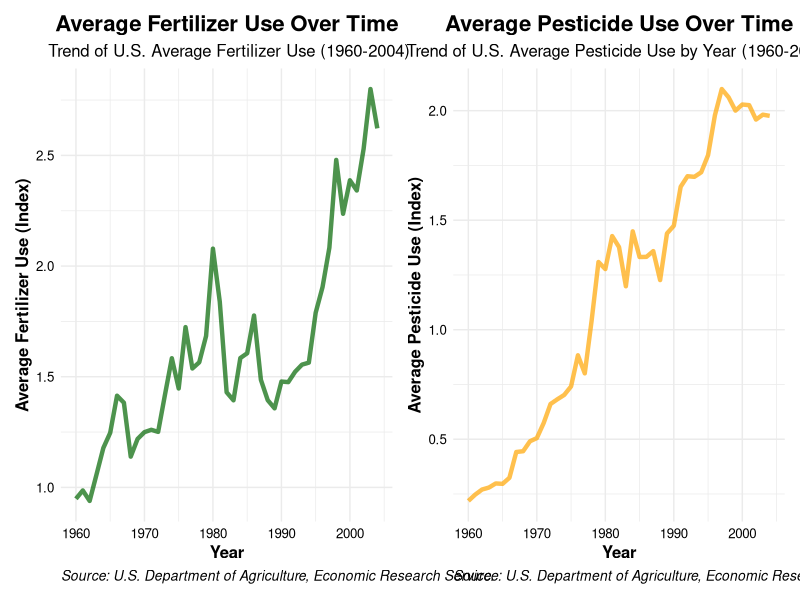
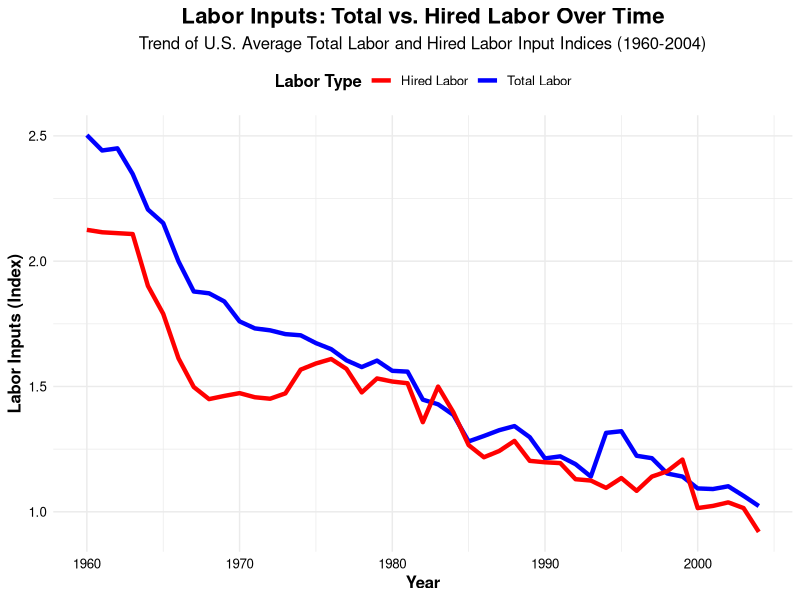
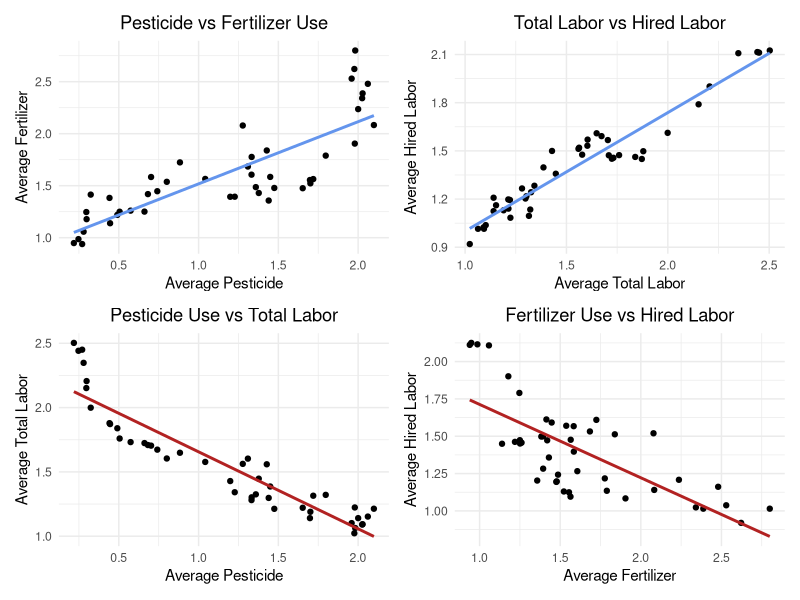
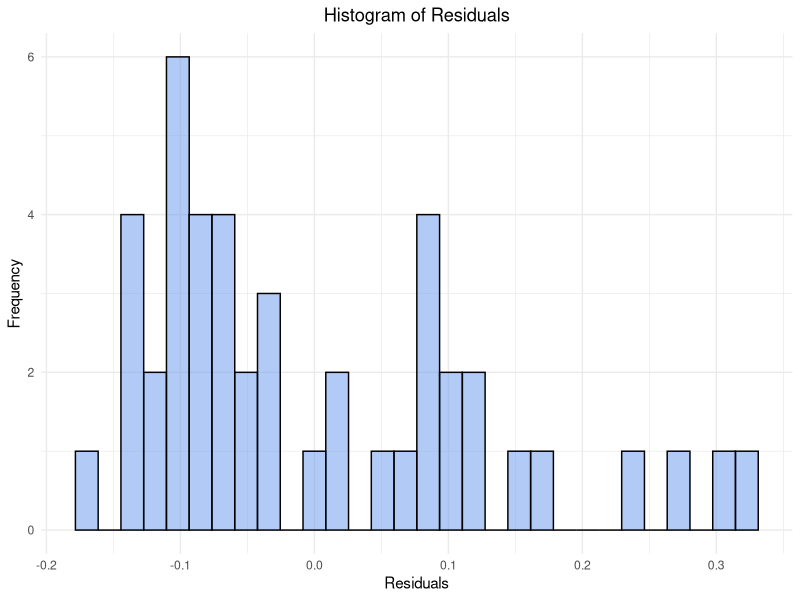
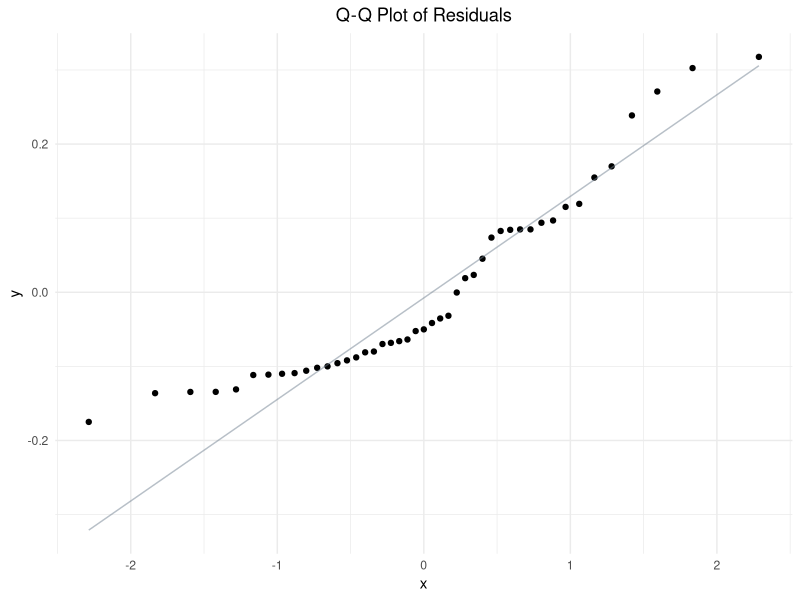
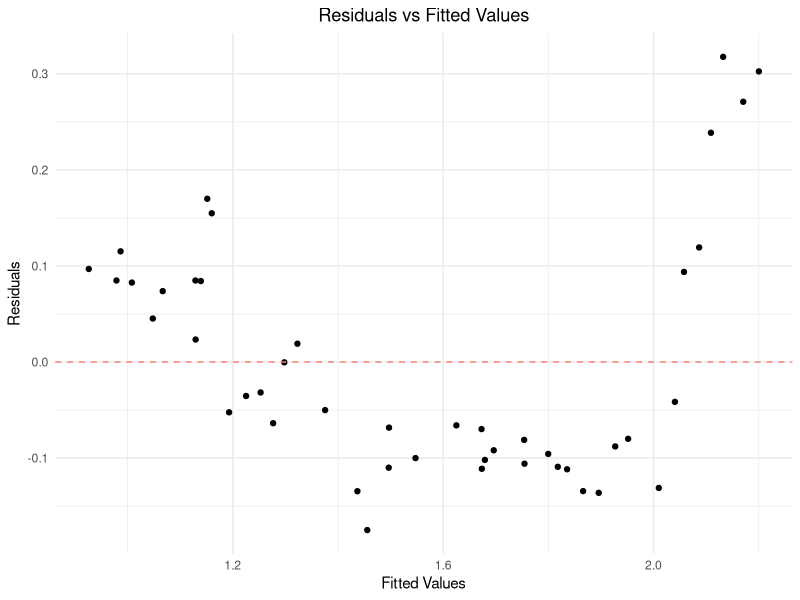
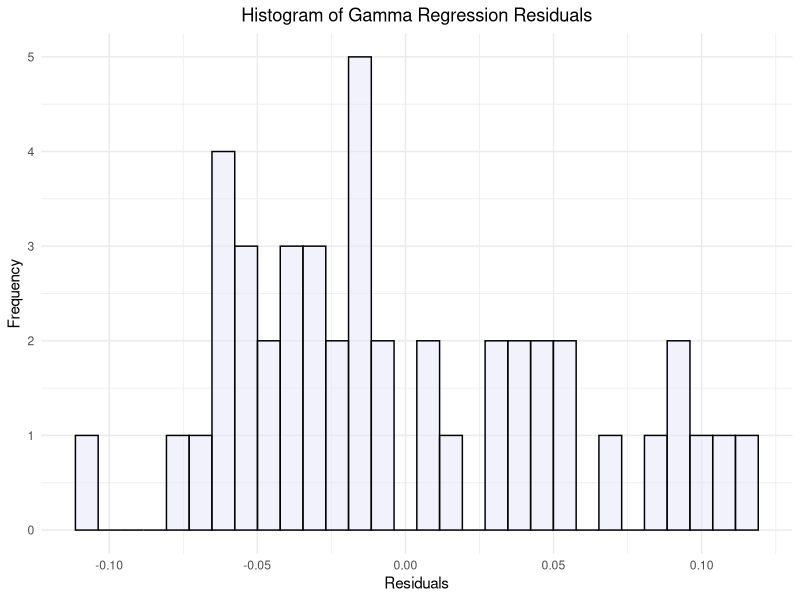
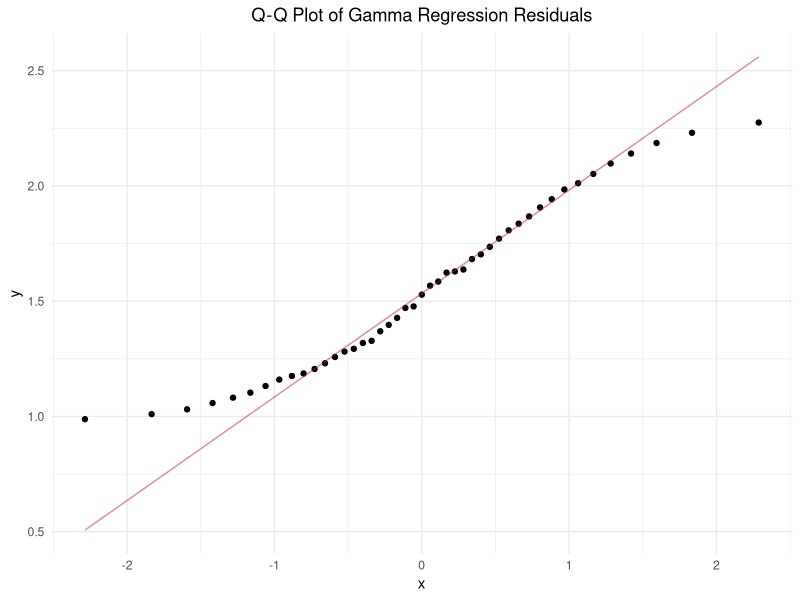

Recreate these plots in R, in order.
## ---- chunk 1
# Load necessary libraries
library(tidyverse)
library(tidyr)
library(here)
library(readxl)
library(patchwork)
library(knitr)
library(kableExtra)
library(gridExtra)
## ---- chunk 2
# Read in pesticide data
pesticide <- read_excel(here("blog_posts/stats-project/data/pesticide_consumption_state.xls"), skip = 5, range = "A6:AW53")

# Remove rows that are entirely blank
pesticide_clean <- pesticide[rowSums(is.na(pesticide)) < ncol(pesticide), ]

pesticide_tidy <- pesticide_clean %>%
  pivot_longer(cols = -Year, # Pivot all columns except Year
               names_to = "state", # Create a new column for each state 
               values_to = "pesticide") %>% # The index values 
  group_by(Year) %>%
  mutate(avg_pesticide = mean(pesticide)) %>%  # Create a new column for mean use (National average)
  ungroup() %>%
  distinct(Year, .keep_all = TRUE) %>% # Remove duplicate rows by year
  select(Year, avg_pesticide)  # Keep only 'Year' and 'us_avg_pesticide'
## ---- chunk 3
# Read in fertilizer data
fertilizer <- read_excel(here("blog_posts/stats-project/data/fertilizer_consumption_state.xls"), skip = 5, range = "A6:AW53")

# Remove rows that are entirely blank
fertilizer_clean <- fertilizer[rowSums(is.na(fertilizer)) < ncol(fertilizer), ]

fertilizer_tidy <- fertilizer_clean %>%
  pivot_longer(cols = -Year, # Pivot all columns except Year
               names_to = "state",# Create a new column for each state
               values_to = "fertilizer") %>% # The index values 
  group_by(Year) %>%
  mutate(avg_fertilizer = mean(fertilizer)) %>%  # Create a new column for mean use (National average)
  ungroup() %>%
  distinct(Year, .keep_all = TRUE) %>% # Remove duplicate rows by year
  select(Year, avg_fertilizer)  # Keep only 'Year' and 'avg_fertilizer'
## ---- chunk 4
# Read in labor data
labor <- read_csv(here("blog_posts/stats-project/data/labor_etc.csv"))

# Filter rows in the 'labor' data frame where any column contains the word "labor"
filtered_labor <- labor[apply(labor, 1, function(row) any(grepl("labor", row, ignore.case = TRUE))), ]

# Pivot the data so that each attribute becomes its own column
labor_clean <- filtered_labor %>%
  pivot_wider(
    names_from = Attribute, # The column to spread into multiple columns
    values_from = Value # The column to use as the values for each new column
  )

# Subset the labor data to keep only total labor index and hired labor index
labor_tidy <- labor_clean[, c("Labor inputs: Total", "Labor inputs: Hired labor", "Year"), drop = FALSE] %>%
  select("Year", "Labor inputs: Total", "Labor inputs: Hired labor") %>%
   filter(Year >= 1960) %>%  # Filter for our area of interest
  rename(
    avg_total_labor = "Labor inputs: Total", # Rename the column for total labor
    avg_hired_labor = "Labor inputs: Hired labor" # Rename the column for hired labor
  )

## ---- chunk 5
# Merge the pesticide_tidy, fertilizer_tidy, and labor_tidy dataframes by the 'Year' column
combined_tidy <- left_join(pesticide_tidy, fertilizer_tidy, by = "Year") %>%
  left_join(labor_tidy, by = "Year")

# Add a column for the time difference between each year and the previous year
combined_tidy <- combined_tidy %>%
  mutate(years_elapsed = Year - min(Year))
## ---- chunk 6
# View the updated dataframe
head(combined_tidy)
## ---- chunk 7
# Plot the trend of pesticide use over time
pest_trend_plot <- ggplot(combined_tidy, aes(x = Year, y = avg_pesticide)) +
  geom_line(color = "orange", size = 1.5, alpha = 0.7) +  # Add color, size, and transparency
  labs(
    title = "Average Pesticide Use Over Time",
    subtitle = "Trend of U.S. Average Pesticide Use by Year (1960-2004)",
    x = "Year",
    y = "Average Pesticide Use (Index)",
    caption = "Source: U.S. Department of Agriculture, Economic Research Service. "  # Caption for data source
  ) +
  theme_minimal() +  # Clean background
  theme(
    text = element_text(size = 12),  # Set base font size
    axis.title = element_text(face = "bold"),  # Bold axis titles
    axis.text = element_text(color = "black"),  # Color for axis labels
    plot.title = element_text(hjust = 0.5, size = 16, face = "bold"),  # Centered title with larger font
    plot.subtitle = element_text(hjust = 0.5, size = 12),  # Centered subtitle
    plot.caption = element_text(hjust = 0, size = 10, face = "italic")  # Caption style
  )

# Plot the trend of pesticide use over time
fert_trend_plot <- ggplot(combined_tidy, aes(x = Year, y = avg_fertilizer)) +
  geom_line(color = "darkgreen", size = 1.5, alpha = 0.7) +  # Add color, size, and transparency
  labs(
    title = "Average Fertilizer Use Over Time",
    subtitle = " Trend of U.S. Average Fertilizer Use (1960-2004)",
    x = "Year",
    y = "Average Fertilizer Use (Index)",
    caption = "Source: U.S. Department of Agriculture, Economic Research Service. "  # Caption for data source
  ) +
  theme_minimal() +  # Clean background
  theme(
    text = element_text(size = 12),  # Set base font size
    axis.title = element_text(face = "bold"),  # Bold axis titles
    axis.text = element_text(color = "black"),  # Color for axis labels
    plot.title = element_text(hjust = 0.5, size = 16, face = "bold"),  # Centered title with larger font
    plot.subtitle = element_text(hjust = 0.5, size = 12),  # Centered subtitle
    plot.caption = element_text(hjust = 0, size = 10, face = "italic")  # Caption style
  )

# Display graphs next to each other
fert_trend_plot + pest_trend_plot + plot_layout(ncol = 2)
## ---- chunk 8
# Plot the trend of labor needs over time
ggplot(combined_tidy, aes(x = Year)) +
  geom_line(aes(y = avg_total_labor, color = "Total Labor"), size = 1.5) +  
  geom_line(aes(y = avg_hired_labor, color = "Hired Labor"), size = 1.5) + 
  scale_color_manual(values = c("Total Labor" = "blue", "Hired Labor" = "red")) +  
  labs(
    title = "Labor Inputs: Total vs. Hired Labor Over Time",
    subtitle = "Trend of U.S. Average Total Labor and Hired Labor Input Indices (1960-2004)",
    x = "Year",
    y = "Labor Inputs (Index)",
    color = "Labor Type"  # Legend title
  ) +
  theme_minimal() +  # Clean theme
  theme(
    text = element_text(size = 12),  # Set base font size
    axis.title = element_text(face = "bold"),  # Bold axis titles
    axis.text = element_text(color = "black"),  # Axis labels color
    legend.title = element_text(face = "bold"),  # Bold legend title
    legend.position = "top",  # Position the legend at the top
    plot.title = element_text(hjust = 0.5, size = 16, face = "bold"),  # Centered plot title with larger font size
    plot.subtitle = element_text(hjust = 0.5, size = 12)  # Centered subtitle
  )
## ---- chunk 9
# Calculate the correlation matrix
cor_matrix <- cor(combined_tidy[, c("avg_pesticide", "avg_fertilizer", "avg_total_labor", "avg_hired_labor", "years_elapsed")])

# Convert the correlation matrix into a data frame for better table formatting
cor_df <- as.data.frame(cor_matrix)

# Use kable() to display the correlation matrix as a table
kable(cor_df, digits = 2, caption = "Correlation Matrix of Agricultural Inputs & Labor Categories (r)") %>% 
 kable_styling(bootstrap_options = "striped", full_width = FALSE, position = "center") %>%
  column_spec(1:6, background = "white")


## ---- chunk 10

#  Pesticide vs Fertilizer Use
cor_plot1 <- ggplot(combined_tidy, aes(x = avg_pesticide, y = avg_fertilizer)) +
  geom_point() +
  geom_smooth(method = "lm", se = FALSE, color = "cornflowerblue") + # Line of best fit
  labs(title = "Pesticide vs Fertilizer Use", x = "Average Pesticide", y = "Average Fertilizer") +
  theme_minimal() +
  theme(plot.title = element_text(hjust = 0.5))

# Total Labor vs Hired Labor
cor_plot2 <- ggplot(combined_tidy, aes(x = avg_total_labor, y = avg_hired_labor)) +
  geom_point() +
  geom_smooth(method = "lm", se = FALSE, color = "cornflowerblue") + # Line of best fit
  labs(title = "Total Labor vs Hired Labor", x = "Average Total Labor", y = "Average Hired Labor") +
  theme_minimal() +
  theme(plot.title = element_text(hjust = 0.5))

# Pesticide Use vs Total Labor
cor_plot3 <- ggplot(combined_tidy, aes(x = avg_pesticide, y = avg_total_labor)) +
  geom_point() +
  geom_smooth(method = "lm", se = FALSE, color = "firebrick") + # Line of best fit
  labs(title = "Pesticide Use vs Total Labor", x = "Average Pesticide", y = "Average Total Labor") +
  theme_minimal() +
  theme(plot.title = element_text(hjust = 0.5))

# Fertilizer Use vs Hired Labor
cor_plot4 <- ggplot(combined_tidy, aes(x = avg_fertilizer, y = avg_hired_labor)) +
  geom_point() +
  geom_smooth(method = "lm", se = FALSE, color = "firebrick") + # Line of best fit
  labs(title = "Fertilizer Use vs Hired Labor", x = "Average Fertilizer", y = "Average Hired Labor") +
  theme_minimal() +
  theme(plot.title = element_text(hjust = 0.5))

# Arrange all plots in a 2x2 grid
cor_plot1 + cor_plot2 + cor_plot3 + cor_plot4 + plot_layout(ncol = 2)

## ---- chunk 11
# Make a multi linear regression model predicting total labor
total_labor_model <- lm(avg_total_labor ~ avg_pesticide + avg_fertilizer + years_elapsed, data = combined_tidy)

# Get the summary of the model to interpret the coefficients
total_model_sum <- summary(total_labor_model)
## ---- chunk 12
# A separate model predicting avg_total_labor using only avg_hired_labor
hired_labor_model <- lm(avg_hired_labor ~ avg_pesticide + avg_fertilizer + years_elapsed, data = combined_tidy)

# Get the summary of the model to interpret the coefficients
hired_model_sum <- summary(hired_labor_model)
## ---- chunk 13
# Extract the summaries for both models
total_labor_summary <- summary(total_labor_model)$coefficients
hired_labor_summary <- summary(hired_labor_model)$coefficients

# Convert to data frames for easier manipulation
total_labor_df <- as.data.frame(total_labor_summary)
colnames(total_labor_df) <- c("Estimate", "Std. Error", "t value", "p-value")
total_labor_df$Variable <- rownames(total_labor_df)
total_labor_df$Model <- "Total Labor"

hired_labor_df <- as.data.frame(hired_labor_summary)
colnames(hired_labor_df) <- c("Estimate", "Std. Error", "t value", "p-value")
hired_labor_df$Variable <- rownames(hired_labor_df)
hired_labor_df$Model <- "Hired Labor"

# Remove row names (index) by resetting the row names to NULL
rownames(total_labor_df) <- NULL
rownames(hired_labor_df) <- NULL

# Print the tables separately
total_labor_table <- kable(total_labor_df[, c("Variable", "Estimate", "Std. Error", "t value", "p-value")],
                           digits = 3, 
                           caption = "Regression Coefficients for Total Labor Model")  %>% 
 kable_styling(bootstrap_options = "striped", full_width = FALSE, position = "center") %>%
  column_spec(1:5, background = "white")

hired_labor_table <- kable(hired_labor_df[, c("Variable", "Estimate", "Std. Error", "t value", "p-value")],
                            digits = 3,
                            caption = "Regression Coefficients for Hired Labor Model")  %>% 
 kable_styling(bootstrap_options = "striped", full_width = FALSE, position = "center") %>%
  column_spec(1:5, background = "white")


totalR2 <- total_model_sum$r.squared
hiredR2 <- hired_model_sum$r.squared

# Print the tables and R^2
total_labor_table

print(paste0("The R^2 for our total labor model is ", round(totalR2, 2), "."))

hired_labor_table

print(paste0("The R^2 for our hired labor model is ", round(hiredR2, 2), "."))
## ---- chunk 14
# Extract residuals
residuals <- total_labor_model$residuals

# Plot a histogram of residuals to check normality
ggplot(data.frame(residuals), aes(x = residuals)) +
  geom_histogram(bins = 30, fill = "cornflowerblue", color = "black", alpha = 0.5) +
  labs(title = "Histogram of Residuals", x = "Residuals", y = "Frequency") +
  theme_minimal()  +
  theme(plot.title = element_text(hjust = 0.5))  # Center the title

## ---- chunk 15
# Make a Q-Q plot to check normality
ggplot(data.frame(residuals), aes(sample = residuals)) +
  stat_qq() +
  stat_qq_line(color = "slategray", alpha = 0.5) +
  labs(title = "Q-Q Plot of Residuals") +
  theme_minimal()  +
  theme(plot.title = element_text(hjust = 0.5))  # Center the title

## ---- chunk 16
# Calculate fitted values and residuals
fitted_values <- fitted(total_labor_model)
residual_values <- residuals(total_labor_model)

# Create a data frame 
residuals_df <- data.frame(Fitted = fitted_values, Residuals = residual_values)

# Create the plot
ggplot(residuals_df, aes(x = Fitted, y = Residuals)) +
  geom_point() +
  geom_hline(yintercept = 0, color = "salmon", linetype = "dashed") +
  labs(x = "Fitted Values", y = "Residuals", title = "Residuals vs Fitted Values") +
  theme_minimal() +
  theme(plot.title = element_text(hjust = 0.5))  # Center the title
## ---- chunk 17
# Make a Gamma regression model for labor in relation to pesticide and years elapsed
labor_glm <- glm(avg_total_labor ~ avg_pesticide + years_elapsed, 
                   family = Gamma(link = "log"), # Gamma distribution is used for modeling continuous, positive-valued data
                   data = combined_tidy)
## ---- chunk 18
# Extract the summaries for the model
labor_glm_summary <- summary(labor_glm)$coefficients

# Convert to data frames for easier manipulation
labor_glm_df <- as.data.frame(labor_glm_summary)

# Populate the data frame with the variable names and their corresponding values
colnames(labor_glm_df) <- c("Estimate", "Std. Error", "t value", "p-value")
labor_glm_df$Variable <- rownames(labor_glm_df)
labor_glm_df$Model <- "Gamma Labor"

# Remove row names (index) by resetting the row names to NULL
rownames(labor_glm_df) <- NULL

labor_glm_table <- kable(labor_glm_df[, c("Variable", "Estimate", "Std. Error", "t value", "p-value")],
                            digits = 3,
                            caption = "Regression Coefficients for Labor Gamma Regression Model") %>% 
 kable_styling(bootstrap_options = "striped", full_width = FALSE, position = "center") %>%
  column_spec(1:5, background = "white")

labor_glm_table
## ---- chunk 19
# Generate predictions and residuals for avg_total_labor using the gamma model
combined_glm <- combined_tidy %>%
  mutate(predicted_labor = predict(labor_glm, type = "response")) %>% 
  mutate(residuals_glm = residuals.glm(labor_glm))


# Plot a histogram of gamma residuals to check normality
glm_hist_plot <- ggplot(combined_glm, aes(x = residuals_glm)) +
  geom_histogram(bins = 30, fill = "lavender", color = "black", alpha = 0.5) +
  labs(title = "Histogram of Gamma Regression Residuals", x = "Residuals", y = "Frequency") +
  theme_minimal()  +
  theme(plot.title = element_text(hjust = 0.5))  # Center the title


# Make a Q-Q plot to check normality
glm_qq_plot <- ggplot(combined_glm, aes(sample = predicted_labor)) +
  stat_qq() +
  stat_qq_line(color = "firebrick", alpha = 0.5) +
  labs(title = "Q-Q Plot of Gamma Regression Residuals") +
  theme_minimal()  +
  theme(plot.title = element_text(hjust = 0.5))  # Center the title


# Create the plot
glm_fitted_resdid_plot <- ggplot(combined_glm, aes(x = predicted_labor, y = residuals_glm)) +
  geom_point() +
  geom_hline(yintercept = 0, color = "tomato", linetype = "dashed") +
  labs(x = "Fitted Values", y = "Residuals", title = "Gamma Regression Residuals vs Fitted Values") +
  theme_minimal() +
  theme(plot.title = element_text(hjust = 0.5))  # Center the title

# Display the graphs
glm_hist_plot
glm_qq_plot
glm_fitted_resdid_plot
## ---- chunk 20
# Create the plot for Total Labor Model
total_labor_plot <- ggplot(combined_glm, aes(x = years_elapsed, y = avg_total_labor)) +
  geom_point(color = "slategray", size = 2) +  # Scatter plot for avg_total_labor
  geom_smooth(method = "lm", formula = y ~ x, color = "firebrick", linetype = "solid") +  # Regression line for total_labor_model
  labs(subtitle = "Linear Regression Model", title = "Total Labor Demand After 1960", x = "Years Past 1960", y = "Average Total Labor") +
  theme_minimal()  +
  theme(plot.title = element_text(hjust = 0.5), # Center the title
        plot.subtitle = element_text(hjust = 0.5))  # Center the subtitle


# Create the plot for Total Labor Gamma
total_labor_glm_plot <- ggplot(combined_glm, aes(x = years_elapsed, y = predicted_labor)) +
  geom_point(color = "forestgreen", size = 2) +  # Scatter plot for avg_total_labor
  geom_line(aes(y = predicted_labor),, color = "slateblue", linetype = "solid") +  # Regression line for total_labor_model
  labs(subtitle = "Gamma Regression Model", title = "Predicted Total Labor Demand \nAfter 1960", x = "Years Past 1960", y = "Predicted Average Total Labor") +
  theme_minimal()  +
  theme(plot.title = element_text(hjust = 0.5), # Center the subtitle
        plot.subtitle = element_text(hjust = 0.5))  # Center the title

# Display both plots side by side
print(total_labor_plot)  
print(total_labor_glm_plot) 
